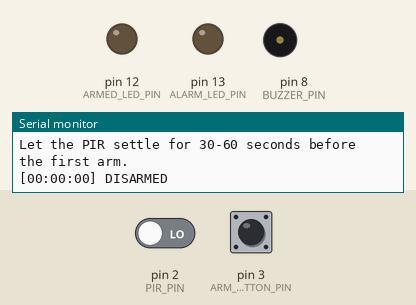
Recording of a sketch running on a simulated Arduino Uno, built with avr-gcc and run on an emulated ATmega328P. On the bench: output pins drawn as LEDs (lit = HIGH), buzzer (waves = sounding), the last lines printed to the serial monitor. Dashed ring = blinking. Inputs (shaded band) come from the test bench; at power-on: pin 3 (ARM_BUTTON_PIN) HIGH, pin 2 (PIR_PIN) LOW.

Above: at 1.3 s.
1.4 s: pin 3 (ARM_BUTTON_PIN) pulled LOW for 0.15 s
At 1.7 s:
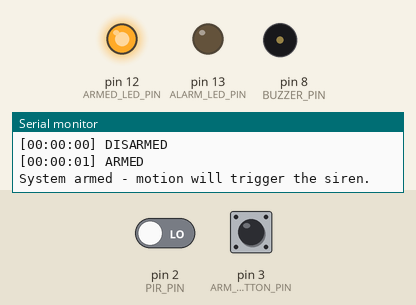
3.0 s: pin 2 (PIR_PIN) driven HIGH
At 3.22 s:
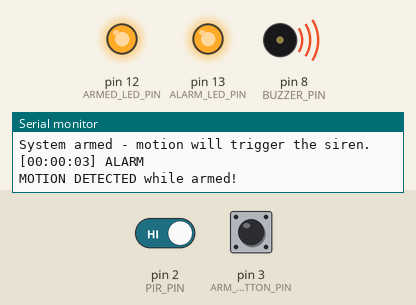
6.5 s: pin 3 (ARM_BUTTON_PIN) pulled LOW for 1 s
At 7.8 s:
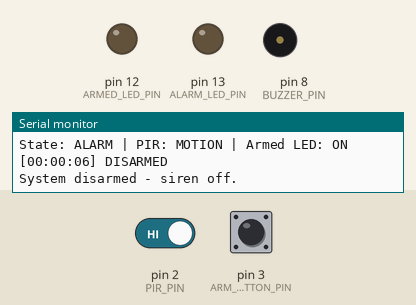
11.5 s: pin 3 (ARM_BUTTON_PIN) pulled LOW for 3.2 s
At 15.25 s:
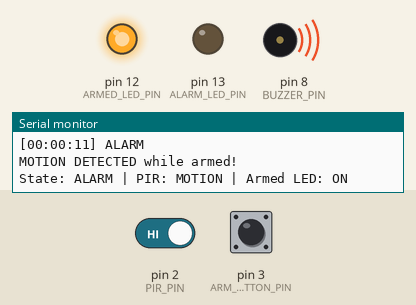
16.2 s: pin 2 (PIR_PIN) driven LOW
26.5 s: pin 3 (ARM_BUTTON_PIN) pulsed LOW 5 times (0.12 s each, 0.3 s apart)
At 26.95 s:
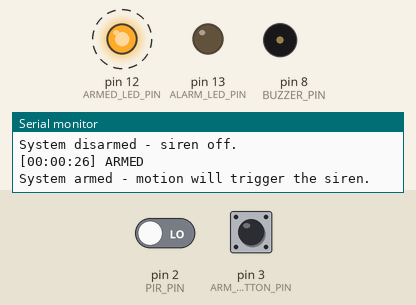
Timing chart, 0 to 29.5 s (numbered marks = the images above; inputs shaded):
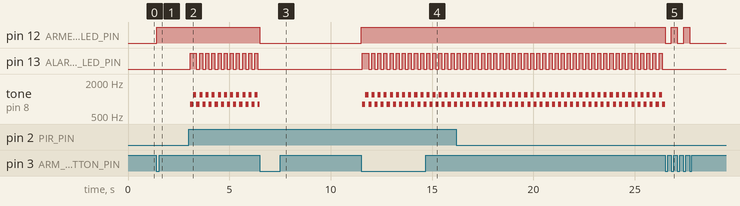

Measured:
- after the input at 1.4 s, pin 12 (ARMED_LED_PIN): LOW → HIGH at once
- after the input at 3.0 s, pin 13 (ALARM_LED_PIN): LOW → HIGH after 0.07 s, then repeats every 0.31 s: LOW 0.16 s, HIGH 0.15 s; tone on pin 8 (BUZZER_PIN): alternates 1200 Hz for 0.15 s and 800 Hz for 0.15 s, starting after 0.07 s
- after the input at 6.5 s, pin 12 (ARMED_LED_PIN): HIGH → LOW at once; pin 13 (ALARM_LED_PIN): stops changing and stays LOW
- after the input at 11.5 s, pin 12 (ARMED_LED_PIN): LOW → HIGH at once; pin 13 (ALARM_LED_PIN): LOW → HIGH after 0.06 s, then repeats every 0.30 s: LOW 0.15 s, HIGH 0.15 s; tone on pin 8 (BUZZER_PIN): alternates 1200 Hz for 0.15 s and 800 Hz for 0.15 s, starting after 0.06 s
- after the input at 26.5 s, pin 12 (ARMED_LED_PIN): alternates HIGH for 0.30 s and LOW for 0.30 s, 5 changes in all, then stays LOW, starting at once; pin 13 (ALARM_LED_PIN): stops changing and stays LOW

The sketch:

Motion-Security-Alarm.ino
```cpp
// 089 - Motion Security Alarm
// A PIR sensor watches a room. Pressing the button arms the system, a green
// LED shows it is armed, and any motion while armed starts a siren on the
// buzzer plus a flashing LED until the button is pressed again.
// Board: Arduino Uno
//
// Wiring:
//   HC-SR501 PIR module: OUT -> digital pin 2, VCC -> 5V, GND -> GND
//     (set the module's delay pot to minimum and the mode jumper to H = repeat)
//   Arm / disarm push button: one leg -> digital pin 3, other leg -> GND
//     (pin 3 uses INPUT_PULLUP, so no external resistor is needed)
//   Armed LED: digital pin 12 -> 220 ohm -> LED -> GND
//   Alarm LED: digital pin 13 -> 220 ohm -> LED -> GND (on-board LED works too)
//   Piezo buzzer: (+) -> digital pin 8, (-) -> GND
//
// START-UP: a PIR needs 30-60 seconds to settle after power-up. The system
// therefore boots DISARMED, so you have time to leave the room and press the
// arm button once the sensor has stabilised.
//
// SAFETY: this is an educational prototype. See the SAFETY NOTE in
// project_info.txt - never wire it to anything that could harm a person or
// an animal.

// ---------------- Pin constants ----------------
const int PIR_PIN = 2;        // PIR motion output
const int ARM_BUTTON_PIN = 3; // arm / disarm button (to GND)
const int ARMED_LED_PIN = 12; // stays ON while the system is armed
const int ALARM_LED_PIN = 13; // flashes while the siren sounds
const int BUZZER_PIN = 8;     // piezo siren

// ---------------- Behaviour settings ----------------
const int BUTTON_PRESSED = LOW;          // INPUT_PULLUP reads LOW when pressed
const unsigned long DEBOUNCE_MS = 200;   // ignore button chatter
const unsigned long SIREN_INTERVAL_MS = 150;  // siren pitch flip period
const unsigned long MOTION_CONFIRM_MS = 60;   // PIR must stay HIGH this long
const unsigned long STATUS_MS = 5000;    // Serial heartbeat interval
const int SIREN_LOW_HZ = 800;            // low siren pitch
const int SIREN_HIGH_HZ = 1200;          // high siren pitch

// ---------------- State machine ----------------
enum SystemState { DISARMED, ARMED, ALARM };
SystemState state = DISARMED;

unsigned long lastButtonMs = 0;      // debounce timer
unsigned long stateStartMs = 0;      // when the current state began
unsigned long motionSinceMs = 0;     // when motion was first seen (0 = none)
unsigned long sirenFlipMs = 0;       // last siren pitch change
bool sirenHigh = false;              // which pitch is playing now
bool buttonWasPressed = false;       // previous debounced button level
unsigned long lastStatusMs = 0;

// Human readable state names for the Serial log
const char* stateName(SystemState s) {
  switch (s) {
    case DISARMED: return "DISARMED";
    case ARMED:    return "ARMED";
    case ALARM:    return "ALARM";
  }
  return "?";
}

// Print an event with a seconds-since-start timestamp
void logEvent(const char* message) {
  unsigned long totalSeconds = millis() / 1000;
  unsigned long hours = totalSeconds / 3600;
  unsigned long minutes = (totalSeconds % 3600) / 60;
  unsigned long seconds = totalSeconds % 60;

  char stamp[12];
  snprintf(stamp, sizeof(stamp), "%02lu:%02lu:%02lu", hours, minutes, seconds);

  Serial.print('[');
  Serial.print(stamp);
  Serial.print("] ");
  Serial.println(message);
}

// True exactly once per fresh button press
bool buttonPressed() {
  bool down = (digitalRead(ARM_BUTTON_PIN) == BUTTON_PRESSED);

  if (down && !buttonWasPressed && (millis() - lastButtonMs) >= DEBOUNCE_MS) {
    lastButtonMs = millis();
    buttonWasPressed = true;
    return true;
  }
  if (!down) {
    buttonWasPressed = false;
  }
  return false;
}

// Move to a new state, update the LEDs and write the transition to Serial
void enterState(SystemState next) {
  state = next;
  stateStartMs = millis();

  digitalWrite(ARMED_LED_PIN, (next == ARMED || next == ALARM) ? HIGH : LOW);
  digitalWrite(ALARM_LED_PIN, LOW);
  noTone(BUZZER_PIN);

  if (next == ALARM) {
    // Restart the siren at the low pitch
    sirenFlipMs = millis();
    sirenHigh = false;
    tone(BUZZER_PIN, SIREN_LOW_HZ);
    digitalWrite(ALARM_LED_PIN, HIGH);
  }

  logEvent(stateName(next));
}

void setup() {
  pinMode(PIR_PIN, INPUT);
  pinMode(ARM_BUTTON_PIN, INPUT_PULLUP);
  pinMode(ARMED_LED_PIN, OUTPUT);
  pinMode(ALARM_LED_PIN, OUTPUT);
  pinMode(BUZZER_PIN, OUTPUT);

  digitalWrite(ARMED_LED_PIN, LOW);
  digitalWrite(ALARM_LED_PIN, LOW);

  Serial.begin(9600);
  Serial.println("089 - Motion Security Alarm ready.");
  Serial.println("Press the button on pin 3 to arm, press again to disarm.");
  Serial.println("Let the PIR settle for 30-60 seconds before the first arm.");

  logEvent("DISARMED");
}

void loop() {
  unsigned long now = millis();

  // ----- 1. Arm / disarm button -----
  if (buttonPressed()) {
    if (state == DISARMED) {
      motionSinceMs = 0;              // ignore motion seen while disarming
      enterState(ARMED);
      Serial.println("System armed - motion will trigger the siren.");
    } else {
      // ARMED or ALARM -> back to DISARMED (this also silences the siren)
      motionSinceMs = 0;
      enterState(DISARMED);
      Serial.println("System disarmed - siren off.");
    }
  }

  // ----- 2. Motion handling -----
  if (state == ARMED || state == ALARM) {
    bool motionNow = (digitalRead(PIR_PIN) == HIGH);

    // Require the PIR to stay HIGH for 60 ms so a single noisy pulse
    // cannot set off a false alarm.
    if (motionNow) {
      if (motionSinceMs == 0) {
        motionSinceMs = now;
      } else if (now - motionSinceMs >= MOTION_CONFIRM_MS && state == ARMED) {
        enterState(ALARM);
        Serial.println("MOTION DETECTED while armed!");
      }
    } else {
      motionSinceMs = 0;
    }
  }

  // ----- 3. Siren and flashing alarm LED (non blocking) -----
  if (state == ALARM) {
    if (now - sirenFlipMs >= SIREN_INTERVAL_MS) {
      sirenFlipMs = now;
      sirenHigh = !sirenHigh;
      tone(BUZZER_PIN, sirenHigh ? SIREN_HIGH_HZ : SIREN_LOW_HZ);
      digitalWrite(ALARM_LED_PIN, sirenHigh ? HIGH : LOW);
    }
  }

  // ----- 4. Status line every 5 seconds -----
  if (now - lastStatusMs >= STATUS_MS) {
    lastStatusMs = now;
    Serial.print("State: ");
    Serial.print(stateName(state));
    Serial.print(" | PIR: ");
    Serial.print(digitalRead(PIR_PIN) == HIGH ? "MOTION" : "clear");
    Serial.print(" | Armed LED: ");
    Serial.print(digitalRead(ARMED_LED_PIN) == HIGH ? "ON" : "off");
    Serial.println();
  }

  delay(10);
}
```
